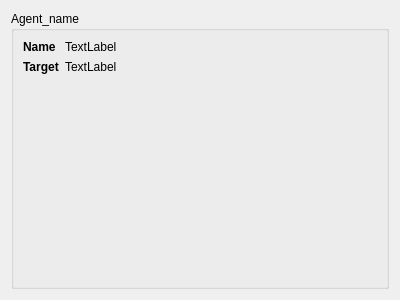
<?xml version="1.0" encoding="UTF-8"?>
<ui version="4.0">
 <class>Agent</class>
 <widget class="QWidget" name="Agent">
  <property name="geometry">
   <rect>
    <x>0</x>
    <y>0</y>
    <width>400</width>
    <height>300</height>
   </rect>
  </property>
  <property name="windowTitle">
   <string>Form</string>
  </property>
  <layout class="QVBoxLayout" name="verticalLayout">
   <item>
    <widget class="QGroupBox" name="agent_data">
     <property name="title">
      <string>Agent_name</string>
     </property>
     <layout class="QFormLayout" name="formLayout">
      <item row="0" column="0">
       <widget class="QLabel" name="label">
        <property name="font">
         <font>
          <bold>true</bold>
         </font>
        </property>
        <property name="text">
         <string>Name</string>
        </property>
       </widget>
      </item>
      <item row="1" column="0">
       <widget class="QLabel" name="label_2">
        <property name="font">
         <font>
          <bold>true</bold>
         </font>
        </property>
        <property name="text">
         <string>Target</string>
        </property>
       </widget>
      </item>
      <item row="0" column="1">
       <widget class="QLabel" name="label_3">
        <property name="text">
         <string>TextLabel</string>
        </property>
       </widget>
      </item>
      <item row="1" column="1">
       <widget class="QLabel" name="target_label">
        <property name="text">
         <string>TextLabel</string>
        </property>
       </widget>
      </item>
     </layout>
    </widget>
   </item>
  </layout>
 </widget>
 <resources/>
 <connections/>
</ui>
